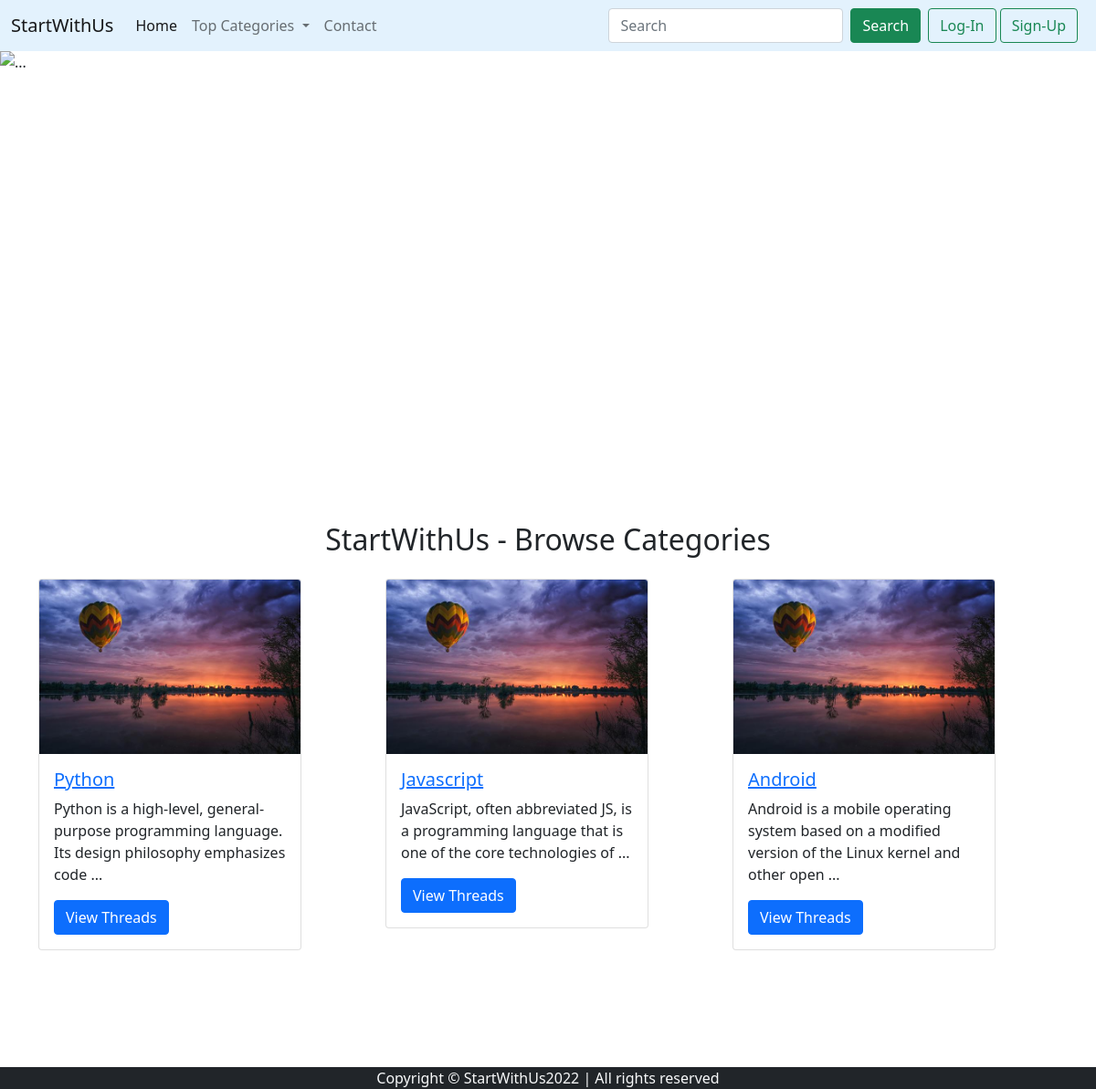
The page / on the database its author committed.
### tables this page shows
CREATE TABLE `categories` (
  `category_id` int(11) NOT NULL,
  `category_name` varchar(255) NOT NULL,
  `category_description` varchar(255) NOT NULL,
  `date` datetime NOT NULL DEFAULT current_timestamp()
);

### index.php (the view, shortened to what this page needs)
<!doctype html>
<html lang="en">
  <head>
    <link href="https://cdn.jsdelivr.net/npm/bootstrap@5.1.3/dist/css/bootstrap.min.css" rel="stylesheet">
    <link rel="stylesheet" href="partials/_style_for_footer.css">
  </head>
  <body>
    <?php include "partials/_header.php"; ?>
    <?php include "partials/_slider.php"; ?>
    <div class="container" id="ques">
        <h2 class="text-center my-3">StartWithUs - Browse Categories</h2>
        <div class="row">
    <?php
      require "partials/_connection.php";
      $sql = "SELECT * FROM `categories`";
      $result = mysqli_query($conn,$sql);
      $row_count = mysqli_num_rows($result);
      if($row_count>0)
      {
          while($row = mysqli_fetch_assoc($result))
          {
            $catid = $row['category_id'];
            echo '
              <div class="col-md-4 my-2">
                <div class="card" style="width: 18rem;">
                  <img src="img/1.jpg" class="card-img-top" alt="...">
                  <div class="card-body">
                    <h5 class="card-title"><a href="threadlist.php?catid=' . $catid . '">' . $row['category_name'] . '</a></h5>
                    <p class="card-text">' . substr($row['category_description'],0,100) . '...</p>
                    <a href="threadlist.php?catid=' . $catid . '" class="btn btn-primary">View Threads</a>
                  </div>
                </div>
              </div>';
          }
    }
    ?>
      </div>
    </div>
    <?php include "partials/_footer.php"; ?>
  </body>
</html>

### partials/_header.php (shortened to what this page needs)
<?php
echo '<nav class="navbar navbar-expand-lg navbar-light" style="background-color: #e3f2fd;">
  <div class="container-fluid">
    <a class="navbar-brand" href="#">StartWithUs</a>
    <button class="navbar-toggler" type="button" data-bs-toggle="collapse" data-bs-target="#navbarSupportedContent" aria-controls="navbarSupportedContent" aria-expanded="false" aria-label="Toggle navigation">
      <span class="navbar-toggler-icon"></span>
    </button>
    <div class="collapse navbar-collapse" id="navbarSupportedContent">
      <ul class="navbar-nav me-auto mb-2 mb-lg-0">
        <li class="nav-item">
          <a class="nav-link active" aria-current="page" href="index.php">Home</a>
        </li>
        <li class="nav-item dropdown">
          <a class="nav-link dropdown-toggle" href="#" id="navbarDropdown" role="button" data-bs-toggle="dropdown" aria-expanded="false">
            Top Categories
          </a>
          <ul class="dropdown-menu" aria-labelledby="navbarDropdown">';
          echo '</ul>
        </li>
        <li class="nav-item">
          <a class="nav-link" href="contact.php">Contact</a>
        </li>';
        echo'
      </ul>';
      if(isset($_SESSION['loggedin']) && isset($_SESSION['loggedin']) == true )
      {
        echo'
        <form class="d-flex" method="get" action="search.php">
          <input class="form-control me-2" name="search" type="search" placeholder="Search" aria-label="Search">
          <button class="btn btn-success" type="submit">Search</button> <p class="mt-2 mb-0 mx-1">' .
          $_SESSION['useremail']
          . '</p>
        </form>
        <div class="mx-2">
          <a href="partials/_logout.php" role="button" class="btn btn-outline-success">Log-Out</a>
        </div>';
     }
    else{
        echo '
            <form class="d-flex" method="get" action="search.php">
            <input class="form-control me-2" type="search" name="search" placeholder="Search" aria-label="Search">
            <button class="btn btn-success" type="submit">Search</button>
            </form>
            <div class="mx-2"> <button class=" btn btn-outline-success" data-bs-toggle="modal" data-bs-target="#loginModal" >Log-In</button>
            <button class=" btn btn-outline-success" data-bs-toggle="modal" data-bs-target="#signupModal">Sign-Up</button>
            </div>';
     }
      echo '
    </div>
  </div>
</nav>';
?>

### partials/_slider.php
<?php
    echo '<div id="carouselExampleIndicators" class="carousel slide" data-bs-ride="carousel">
    <div class="carousel-indicators">
      <button type="button" data-bs-target="#carouselExampleIndicators" data-bs-slide-to="0" class="active" aria-current="true" aria-label="Slide 1"></button>
      <button type="button" data-bs-target="#carouselExampleIndicators" data-bs-slide-to="1" aria-label="Slide 2"></button>
      <button type="button" data-bs-target="#carouselExampleIndicators" data-bs-slide-to="2" aria-label="Slide 3"></button>
    </div>
    <div class="carousel-inner">
      <div class="carousel-item active">
        <img src="img/2.jpg" height="500px" class="d-block w-100" alt="...">
      </div>
      <div class="carousel-item">
        <img src="img/3.jpg" height="500px" class="d-block w-100" alt="...">
      </div>
      <div class="carousel-item">
        <img src="img/4.jpg" height="500px" class="d-block w-100" alt="...">
      </div>
    </div>
    <button class="carousel-control-prev" type="button" data-bs-target="#carouselExampleIndicators" data-bs-slide="prev">
      <span class="carousel-control-prev-icon" aria-hidden="true"></span>
      <span class="visually-hidden">Previous</span>
    </button>
    <button class="carousel-control-next" type="button" data-bs-target="#carouselExampleIndicators" data-bs-slide="next">
      <span class="carousel-control-next-icon" aria-hidden="true"></span>
      <span class="visually-hidden">Next</span>
    </button>
  </div>';
?>

### partials/_footer.php
<?php
echo '<div class="container-fluid bg-dark text-light ">
        <p class="text-center mb-0">Copyright &#169; StartWithUs2022 | All rights reserved</p>
    </div>';
?>

### partials/_style_for_footer.css (style rules this page uses)
#ques { min-height: 597px; }

### rows shown on the page
categories: category_name "Python", category_description "Python is a high-level, general-purpose programming language. Its design philosophy emphasizes code"
categories: category_name "Javascript", category_description "JavaScript, often abbreviated JS, is a programming language that is one of the core technologies of"
categories: category_name "Android", category_description "Android is a mobile operating system based on a modified version of the Linux kernel and other open"
